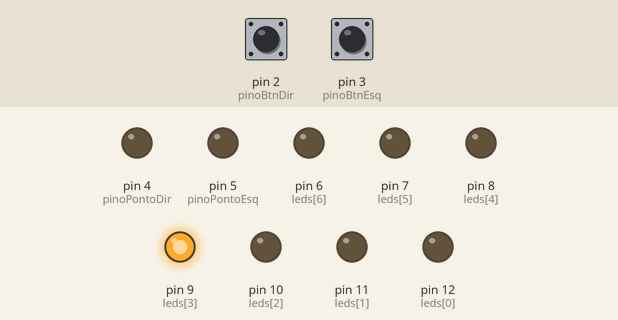
Bench run of a sketch on a simulated Arduino Uno, built with avr-gcc and run on an emulated ATmega328P. Parts: output pins drawn as LEDs (lit = HIGH). The inputs (shaded band) are chosen by the test bench; at power-on: pin 2 (pinoBtnDir) HIGH, pin 3 (pinoBtnEsq) HIGH.

Above: at 1.3 s.
At 2.4 s:
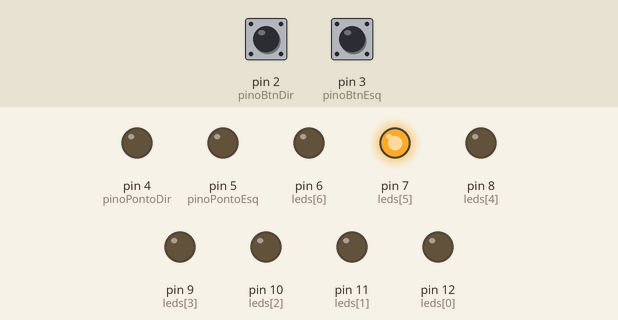
2.5 s: pin 2 (pinoBtnDir) pulled LOW for 0.15 s
At 7.3 s:
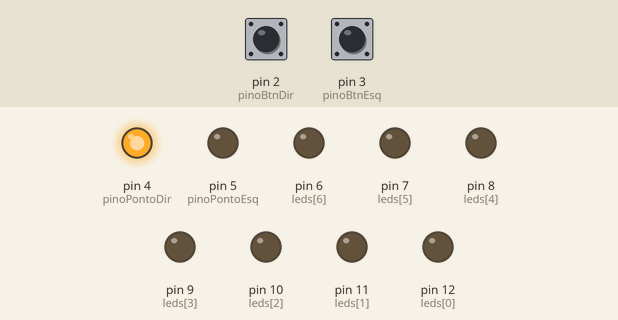
Timing chart, 0 to 19.2 s (numbered marks = the images above; inputs shaded):
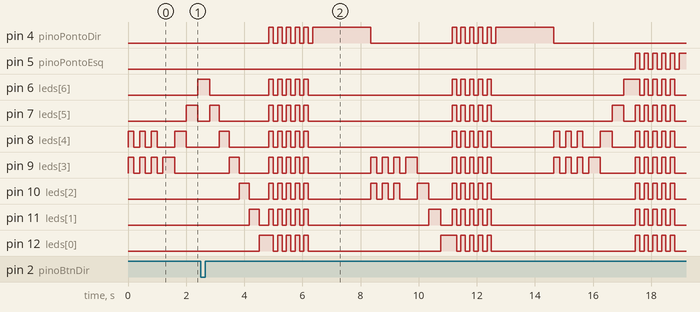

Measured:
- by itself, pin 9 (leds[3]): moves between LOW and HIGH, repeating every 6.3 s

The sketch:

pong_1d.ino
```cpp
/*
  PONG 7 LEDs - Versão Final (Alternada + Auto-Restart)
  - Critério: Clique RÁPIDO quando o LED da ponta acender.
  - Anti-Cheat: Segurar o botão não funciona.
  - Reinício: Automático após vitória/derrota.
*/

// --- Pinos ---
const int pinoBtnEsq = 3;
const int pinoBtnDir = 2;
const int pinoPontoEsq = 5; // Placar Esquerda
const int pinoPontoDir = 4; // Placar Direita
// Array do Campo: Esq(13) -> ... -> Dir(7)
int leds[] = {12, 11, 10, 9, 8, 7, 6};
int qtdLeds = 7;

// --- Variáveis Globais ---
int posicaoBola = 3;
int direcao = 1;
int velocidadeInicial = 400; // Velocidade base
int velocidade = velocidadeInicial;

unsigned long tempoUltimoMovimento = 0;
bool jogoRodando = true;
int proximaDirecaoInicio = 1; // 1 = Começa indo pra Direita, -1 = Esquerda

// --- Anti-Cheat ---
bool apertouEsq = false;
bool apertouDir = false;
int lastStateEsq = HIGH;
int lastStateDir = HIGH;

void setup() {
  Serial.begin(9600);
  pinMode(pinoBtnEsq, INPUT_PULLUP);
  pinMode(pinoBtnDir, INPUT_PULLUP);
  pinMode(pinoPontoEsq, OUTPUT);
  pinMode(pinoPontoDir, OUTPUT);
  for (int i = 0; i < qtdLeds; i++) pinMode(leds[i], OUTPUT);

  iniciarRodada();
}

void loop() {
  // Se o jogo parou (game over), não faz nada até o reset automático acontecer
  if (!jogoRodando) return;

  // --- 1. LEITURA DOS BOTÕES (Anti-Cheat / Borda de Descida) ---
  int leituraEsq = digitalRead(pinoBtnEsq);
  int leituraDir = digitalRead(pinoBtnDir);

  // Detecta o CLIQUE (Transição de Solto para Apertado)
  if (lastStateEsq == HIGH && leituraEsq == LOW) {
    apertouEsq = true;
  }
  if (lastStateDir == HIGH && leituraDir == LOW) {
    apertouDir = true;
  }
  lastStateEsq = leituraEsq;
  lastStateDir = leituraDir;

  // --- 2. MOVIMENTO DA BOLA ---
  if (millis() - tempoUltimoMovimento > velocidade) {
    tempoUltimoMovimento = millis();
    moverBola();

    // Limpa a memória de clique APÓS o movimento
    // Isso obriga o jogador a clicar novamente na hora certa
    apertouEsq = false;
    apertouDir = false;
  }
}

void iniciarRodada() {
  // Limpa tudo
  for(int i=0; i<qtdLeds; i++) digitalWrite(leds[i], LOW);
  digitalWrite(pinoPontoEsq, LOW);
  digitalWrite(pinoPontoDir, LOW);

  // Reseta variáveis
  posicaoBola = 3; // Meio (Pino 10)
  direcao = proximaDirecaoInicio; // Usa a direção alternada
  velocidade = velocidadeInicial;
  jogoRodando = true;
  apertouEsq = false;
  apertouDir = false;

  // Animação de início (Pisca o meio 3x indicando para onde vai)
  for(int k=0; k<3; k++) {
    digitalWrite(leds[3], HIGH); // Acende meio
    // Pequena dica visual: acende levemente o próximo LED da direção
    if(direcao == 1) digitalWrite(leds[4], HIGH);
    else digitalWrite(leds[2], HIGH);

    delay(200);
    digitalWrite(leds[3], LOW);
    digitalWrite(leds[4], LOW);
    digitalWrite(leds[2], LOW);
    delay(200);
  }

  // Acende o meio e começa o relógio
  digitalWrite(leds[posicaoBola], HIGH);
  tempoUltimoMovimento = millis();
}

void moverBola() {
  digitalWrite(leds[posicaoBola], LOW); // Apaga LED atual

  // --- Colisão Ponta ESQUERDA (Índice 0 / Pino 13) ---
  if (posicaoBola == 0 && direcao == -1) {
    if (apertouEsq) {
      rebater();
      return;
    } else {
      finalizarRodada(pinoPontoDir); // Ponto para Direita
      return;
    }
  }

  // --- Colisão Ponta DIREITA (Índice 6 / Pino 7) ---
  else if (posicaoBola == (qtdLeds - 1) && direcao == 1) {
    if (apertouDir) {
      rebater();
      return;
    } else {
      finalizarRodada(pinoPontoEsq); // Ponto para Esquerda
      return;
    }
  }

  // Move normal
  posicaoBola += direcao;
  digitalWrite(leds[posicaoBola], HIGH);
}

void rebater() {
  direcao *= -1; // Inverte
  posicaoBola += direcao;
  digitalWrite(leds[posicaoBola], HIGH);
  velocidade = velocidade * 0.85; // Acelera
}

void finalizarRodada(int pinoVencedor) {
  jogoRodando = false; // Pausa o loop principal

  // Animação de Gol
  for(int i=0; i<5; i++) {
    digitalWrite(pinoVencedor, HIGH); // Placar pisca
    // Pisca todos os LEDs do campo
    for(int j=0; j<qtdLeds; j++) digitalWrite(leds[j], HIGH);
    delay(150);
    digitalWrite(pinoVencedor, LOW);
    for(int j=0; j<qtdLeds; j++) digitalWrite(leds[j], LOW);
    delay(150);
  }

  // Deixa o placar aceso por 2 segundos para ver quem ganhou
  digitalWrite(pinoVencedor, HIGH);
  delay(2000);

  // ALTERNA O INÍCIO para a próxima rodada
  proximaDirecaoInicio *= -1;

  // Recomeça automaticamente
  iniciarRodada();
}
```
